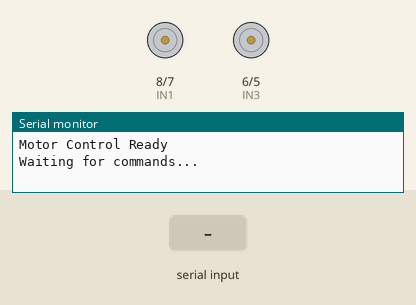
This program was run on a simulated Arduino Uno, built with avr-gcc and run on an emulated ATmega328P. Shown: motor-driver pin pairs drawn as motors (green arrow = first pin HIGH = forward, orange = second pin HIGH = backward, longer = more drive, scaled by the enable pin), the last lines printed to the serial monitor. Inputs (shaded band) come from the test bench.

Above: at 1.2 s.
1.3 s: "F" received over Serial
At 2.3 s:
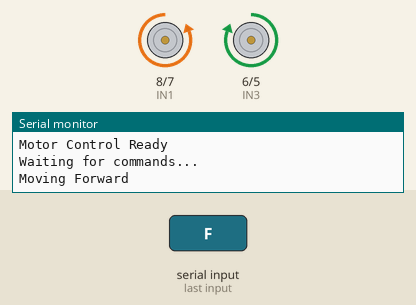
2.8 s: "B" received over Serial
At 3.4 s:
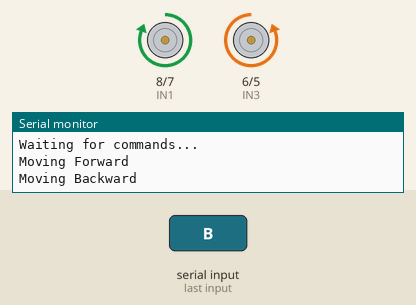
4.3 s: "L" received over Serial
At 4.6 s:
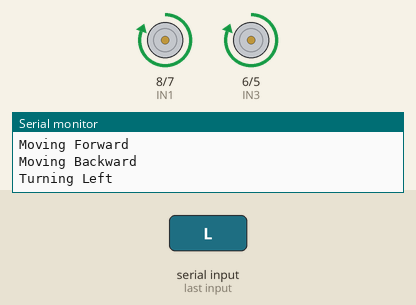
5.8 s: "R" received over Serial
At 6.9 s:
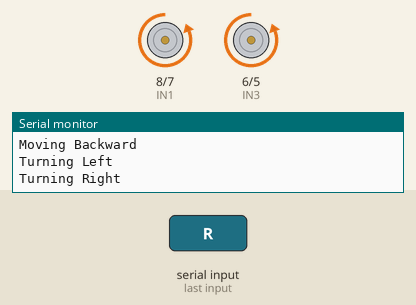
7.3 s: "S" received over Serial
At 8.0 s:
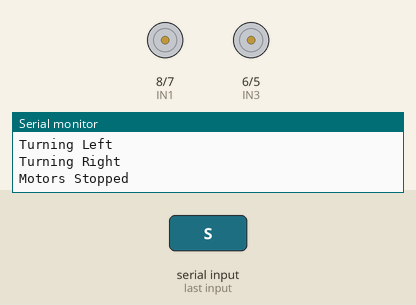
8.8 s: "f" received over Serial
At 9.2 s:
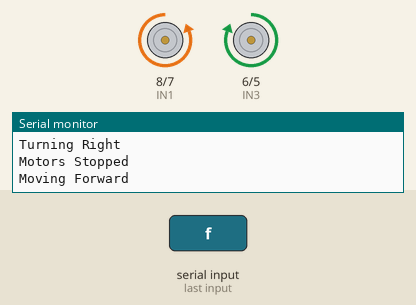
Timing chart, 0 to 11.3 s (numbered marks = the images above; inputs shaded):
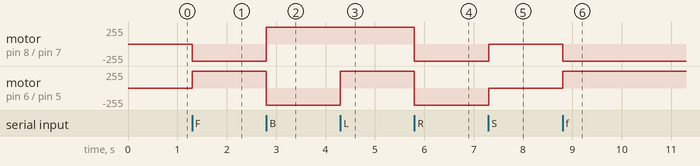

The program:

main.cpp
```cpp
#include <Arduino.h>

// Motor A (Left)
const int ENA = 9;
const int IN1 = 8;
const int IN2 = 7;

// Motor B (Right)
const int ENB = 10;
const int IN3 = 6;
const int IN4 = 5;

// Forward declarations
void setMotorA(int speed, bool forward);
void setMotorB(int speed, bool forward);
void driveForward(int speed);
void driveBackward(int speed);
void turnLeft(int speed);
void turnRight(int speed);
void stopMotors();

void setup() {
  // Motor A pins
  pinMode(ENA, OUTPUT);
  pinMode(IN1, OUTPUT);
  pinMode(IN2, OUTPUT);

  pinMode(ENB, OUTPUT);
  pinMode(IN3, OUTPUT);
  pinMode(IN4, OUTPUT);

  Serial.begin(9600);
  Serial.println("Motor Control Ready");
  Serial.println("Waiting for commands...");

  // Start with motors stopped
}

void setMotorA(int speed, bool forward) {
  if (forward) {
    digitalWrite(IN1, LOW);
    digitalWrite(IN2, HIGH);
  } else {
    digitalWrite(IN1, HIGH);
    digitalWrite(IN2, LOW);
  }
  analogWrite(ENA, abs(speed));
}

void setMotorB(int speed, bool forward) {
  if (forward) {
    digitalWrite(IN3, HIGH);
    digitalWrite(IN4, LOW);
  } else {
    digitalWrite(IN3, LOW);
    digitalWrite(IN4, HIGH);
  }
  analogWrite(ENB, abs(speed));
}

void driveForward(int speed) {
  Serial.println("Moving Forward");
  setMotorA(speed, true);
  setMotorB(speed, true);
}

void driveBackward(int speed) {
  Serial.println("Moving Backward");
  setMotorA(speed, false);
  setMotorB(speed, false);
}

void turnLeft(int speed) {
  Serial.println("Turning Left");
  setMotorA(speed, false);  // Left motor backward
  setMotorB(speed, true);   // Right motor forward
}

void turnRight(int speed) {
  Serial.println("Turning Right");
  setMotorA(speed, true);   // Left motor forward
  setMotorB(speed, false);  // Right motor backward
}

void stopMotors() {
  Serial.println("Motors Stopped");
  analogWrite(ENA, 0);
  analogWrite(ENB, 0);
}

void loop() {
  if (Serial.available() > 0) {
    char command = Serial.read();

    // Default speed (adjust as needed, 0-255)
    int speed = 255;  // ~40% speed, increase if motors are too slow

    switch(command) {
      case 'F':
      case 'f':
        driveForward(speed);
        break;

      case 'B':
      case 'b':
        driveBackward(speed);
        break;

      case 'L':
      case 'l':
        turnLeft(speed);
        break;

      case 'R':
      case 'r':
        turnRight(speed);
        break;

      case 'S':
      case 's':
        stopMotors();
        break;

      default:
        // Ignore unknown commands
        break;
    }
  }
}
```

Measured:
- after the input at 1.3 s, motor on pin 8 (IN1) / pin 7 (IN2): stopped → backward 255/255 at once; motor on pin 6 (IN3) / pin 5 (IN4): stopped → forward 255/255 at once
- after the input at 2.8 s, motor on pin 8 (IN1) / pin 7 (IN2): backward 255/255 → forward 255/255 at once; motor on pin 6 (IN3) / pin 5 (IN4): forward 255/255 → backward 255/255 at once
- after the input at 4.3 s, motor on pin 6 (IN3) / pin 5 (IN4): backward 255/255 → forward 255/255 at once
- after the input at 5.8 s, motor on pin 8 (IN1) / pin 7 (IN2), motor on pin 6 (IN3) / pin 5 (IN4): forward 255/255 → backward 255/255 at once
- after the input at 7.3 s, motor on pin 8 (IN1) / pin 7 (IN2), motor on pin 6 (IN3) / pin 5 (IN4): backward 255/255 → stopped at once
- after the input at 8.8 s, motor on pin 8 (IN1) / pin 7 (IN2): stopped → backward 255/255 at once; motor on pin 6 (IN3) / pin 5 (IN4): stopped → forward 255/255 at once
